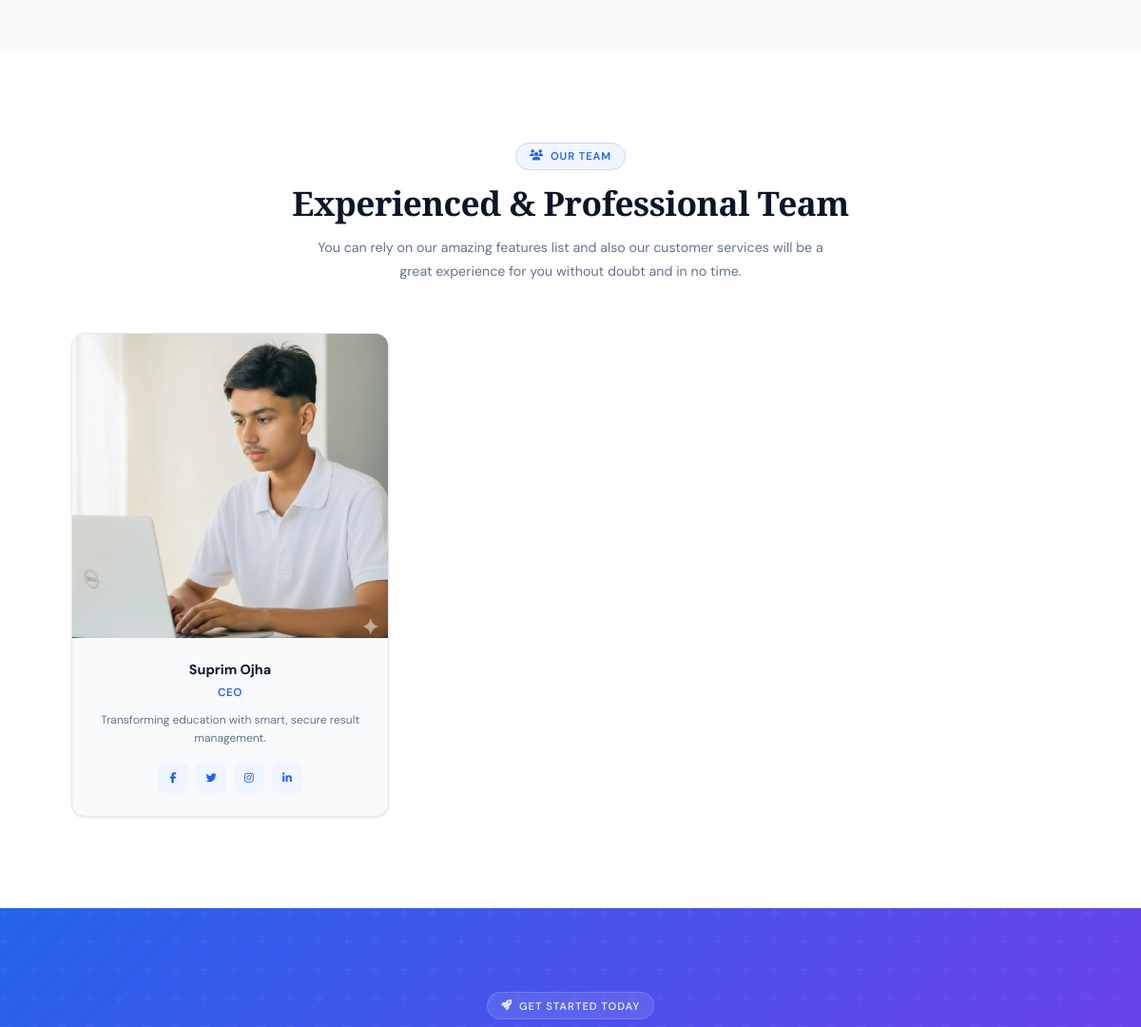
The app's page / (middle part), older data.
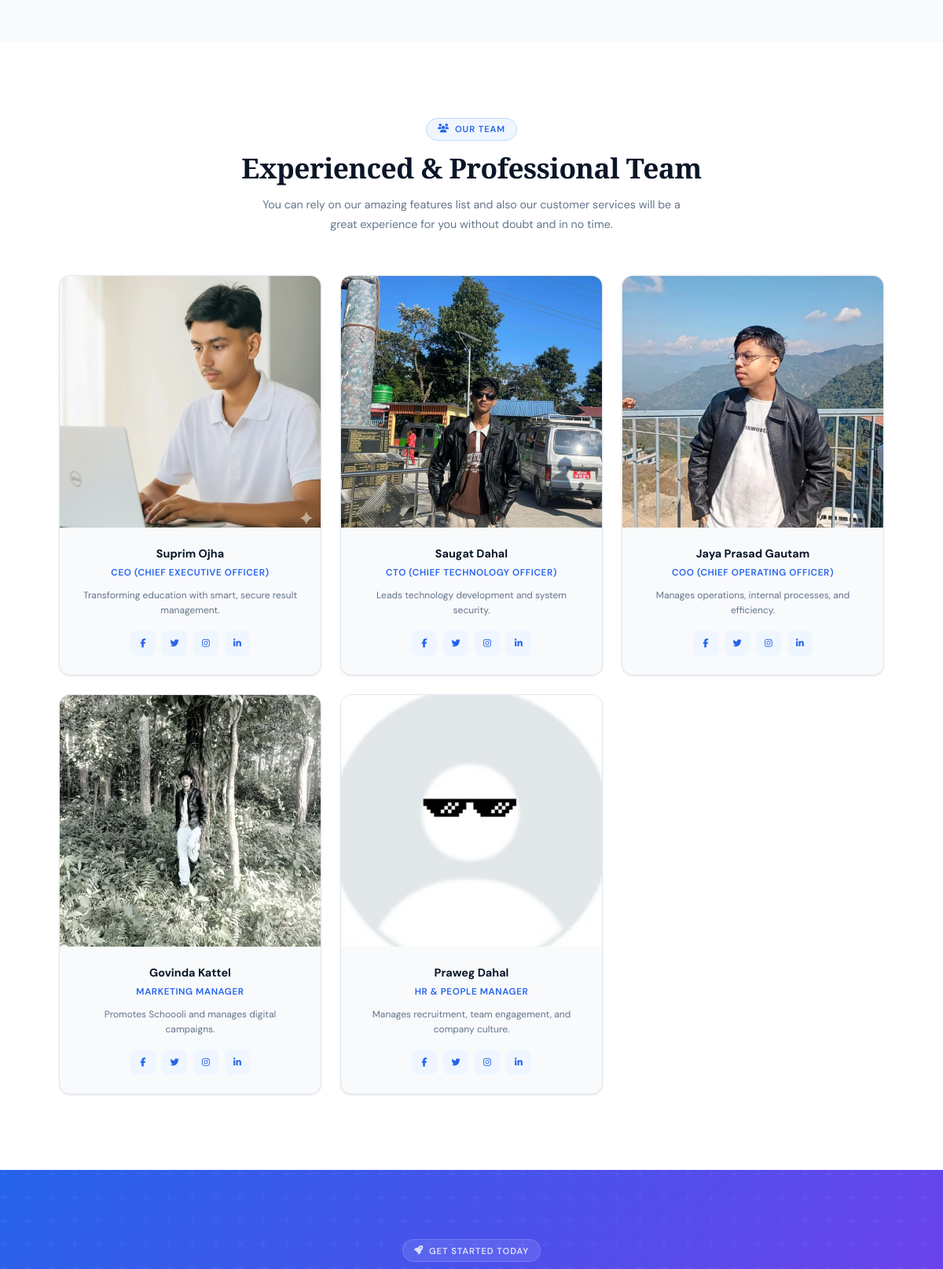
The same page, newer data.
### results/models.py (models this page shows, shortened)
class TeamMember(models.Model):
    name = models.CharField(max_length=100)
    role = models.CharField(max_length=100)
    description = models.TextField(blank=True)
    photo = models.ImageField(upload_to='team/')
    facebook = models.URLField(blank=True, null=True)
    twitter = models.URLField(blank=True, null=True)
    instagram = models.URLField(blank=True, null=True)
    linkedin = models.URLField(blank=True, null=True)
    class Meta:
        verbose_name = "Team Member"
        verbose_name_plural = "Team Members"

### results/views.py (the view)
# urls.py: path('', views.home, name='home'),
def home(request):
    schools = School.objects.all()
    team_members = TeamMember.objects.all()
    return render(request, 'results/index.html', {
        'schools': schools,
        'team_members': team_members
    })

### results/templates/results/index.html (shortened to what this page needs)
{% extends 'results/base.html' %}
{% load static %}
{% block content %}
<section class="testimonials" id="testimonials">
</section>
<section class="team-section" id="about">
  <div class="container">
    <div class="team-section-header">
      <div class="section-label" style="margin:0 auto 14px"><i class="fas fa-users"></i> Our Team</div>
      <h2 class="team-section-title">Experienced &amp; Professional Team</h2>
      <p class="team-section-subtitle">
        You can rely on our amazing features list and also our customer services will be a great experience for you without doubt and in no time.
      </p>
    </div>
    <div class="team-members-grid">
      {% for member in team_members %}
      <div class="team-member-card">
        <div class="team-member-image">
          {% if member.photo %}
            <img src="{{ member.photo.url }}" alt="{{ member.name }}">
          {% else %}
            <img src="https://ui-avatars.com/api/?name={{ member.name|urlencode }}&size=400&background=1e40af&color=fff&font-size=0.4" alt="{{ member.name }}">
          {% endif %}
        </div>
        <div class="team-member-content">
          <h5 class="team-member-name">{{ member.name }}</h5>
          <p class="team-member-role">{{ member.role }}</p>
          <p class="team-member-description">{{ member.description }}</p>
          <ul class="team-social-links">
            {% if member.facebook %}<li><a href="{{ member.facebook }}" aria-label="Facebook"><i class="fab fa-facebook-f"></i></a></li>{% endif %}
            {% if member.twitter %}<li><a href="{{ member.twitter }}" aria-label="Twitter"><i class="fab fa-twitter"></i></a></li>{% endif %}
            {% if member.instagram %}<li><a href="{{ member.instagram }}" aria-label="Instagram"><i class="fab fa-instagram"></i></a></li>{% endif %}
            {% if member.linkedin %}<li><a href="{{ member.linkedin }}" aria-label="LinkedIn"><i class="fab fa-linkedin-in"></i></a></li>{% endif %}
          </ul>
        </div>
      </div>
      {% empty %}
        <p style="grid-column:1/-1;text-align:center;color:var(--text-muted);padding:40px;font-size:.9rem">No team members added yet.</p>
      {% endfor %}
    </div>
  </div>
</section>
<section class="cta-banner">
  <div class="container">
    <div class="cta-inner">
      <div class="section-label dark" style="margin:0 auto 18px"><i class="fas fa-rocket"></i> Get Started Today</div>
    </div>
  </div>
</section>
{% endblock %}

### results/templates/results/base.html (shortened to what this page needs)
{% load static %}
<!DOCTYPE html>
<html lang="en">
<head>
  <link rel="stylesheet" href="https://cdnjs.cloudflare.com/ajax/libs/font-awesome/6.5.1/css/all.min.css">
  <link rel="stylesheet" href="{% static 'styles.css' %}">
</head>
<body>
{% block content %}{% endblock %}
</body>
</html>

### results/templates/results/navbar.html (shortened to what this page needs)
{% load static %}

### staticfiles/styles.css (style rules this page uses)
.team-section { padding: 4rem 0; background-color: var(--background-light); }
.team-section-header { text-align: center; max-width: 700px; margin: 0 auto 3rem; }
.team-section-title { font-size: 2.5rem; font-weight: 800; margin-bottom: 1rem; color: var(--text-primary); }
.team-section-subtitle { font-size: 1.125rem; color: var(--text-secondary); line-height: 1.7; }
.team-members-grid { display: grid; grid-template-columns: repeat(auto-fill, minmax(300px, 1fr)); gap: 2rem; max-width: 1200px; margin: 0 auto; }
.team-members-grid .team-member-card { max-width: 400px; margin: 0 auto; width: 100%; }
.team-member-card { background-color: white; border-radius: var(--radius-lg); overflow: hidden; transition: all var(--transition-base); box-shadow: var(--shadow-sm); border: 1px solid var(--border-color); }
.team-member-image { position: relative; width: 100%; height: 320px; overflow: hidden; background: linear-gradient(135deg, #F0F9FF 0%, #E0E7FF 100%); }
.team-member-image img { width: 100%; height: 100%; object-fit: cover; object-position: center; transition: transform var(--transition-slow); }
.team-member-content { padding: 2rem; text-align: center; }
.team-member-name { font-size: 1.25rem; font-weight: 700; margin-bottom: 0.5rem; color: var(--text-primary); }
.team-member-role { color: var(--primary-color); font-weight: 600; margin-bottom: 1rem; font-size: 0.875rem; text-transform: uppercase; letter-spacing: 0.05em; }
.team-member-description { color: var(--text-secondary); line-height: 1.6; margin-bottom: 1.5rem; }
.team-social-links { display: flex; justify-content: center; gap: 0.75rem; list-style: none; padding: 0; margin: 0; }
.team-social-links a { width: 2.5rem; height: 2.5rem; display: flex; align-items: center; justify-content: center; background-color: var(--background-light); border-radius: 50%; color: var(--text-secondary); transition: all var(--transition-base); }

### results/templates/results/base.html (style rules this page uses)
*, *::before, *::after { box-sizing: border-box; margin: 0; padding: 0; }
html { scroll-behavior: smooth; font-size: 15px; }
:root { --navy: #0a1628; --navy-2: #112240; --blue: #1e40af; --blue-2: #2563eb; --blue-light: #eff6ff; --blue-mid: #60a5fa; --emerald: #059669; --emerald-bg: #ecfdf5; --amber: #d97706; --amber-bg: #fffbeb; --rose: #e11d48; --rose-bg: #fff1f2; --violet: #7c3aed; --violet-bg: #f5f3ff; --teal: #0d9488; --teal-bg: #f0fdfa; --slate: #64748b; --border: #e2e8f0; --bg: #f8fafc; --white: #ffffff; --text: #0f172a; --text-mid: #334155; --text-muted: #64748b; --radius: 14px; --radius-sm: 9px; --shadow-sm: 0 1px 3px rgba(0,0,0,.06),0 1px 2px rgba(0,0,0,.04); --shadow: 0 4px 16px rgba(0,0,0,.08),0 2px 4px rgba(0,0,0,.04); --shadow-lg: 0 12px 40px rgba(0,0,0,.12),0 4px 12px rgba(0,0,0,.06); --shadow-xl: 0 24px 60px rgba(0,0,0,.16); }
body { font-family: 'DM Sans', sans-serif; color: var(--text); background: var(--white); overflow-x: hidden; line-height: 1.6; }
.container { max-width: 1180px; margin: 0 auto; padding: 0 24px; }
img { display: block; max-width: 100%; }
button, a, input { -webkit-tap-highlight-color: transparent; outline: none; }

Row changes from the older to the newer data that the page shows:
changed TeamMember "Suprim Ojha": role "CEO" → "CEO (CHIEF EXECUTIVE OFFICER)"
added TeamMember: photo (picture), name "Saugat Dahal", role "CTO (CHIEF TECHNOLOGY OFFICER)", description "Leads technology development and system security."
added TeamMember: photo (picture), name "Jaya Prasad Gautam", role "COO (CHIEF OPERATING OFFICER)", description "Manages operations, internal processes, and efficiency."
added TeamMember: photo (picture), name "Govinda Kattel", role "MARKETING MANAGER", description "Promotes Schoooli and manages digital campaigns."
added TeamMember: photo (picture), name "Praweg Dahal", role "HR & PEOPLE MANAGER", description "Manages recruitment, team engagement, and company culture."
